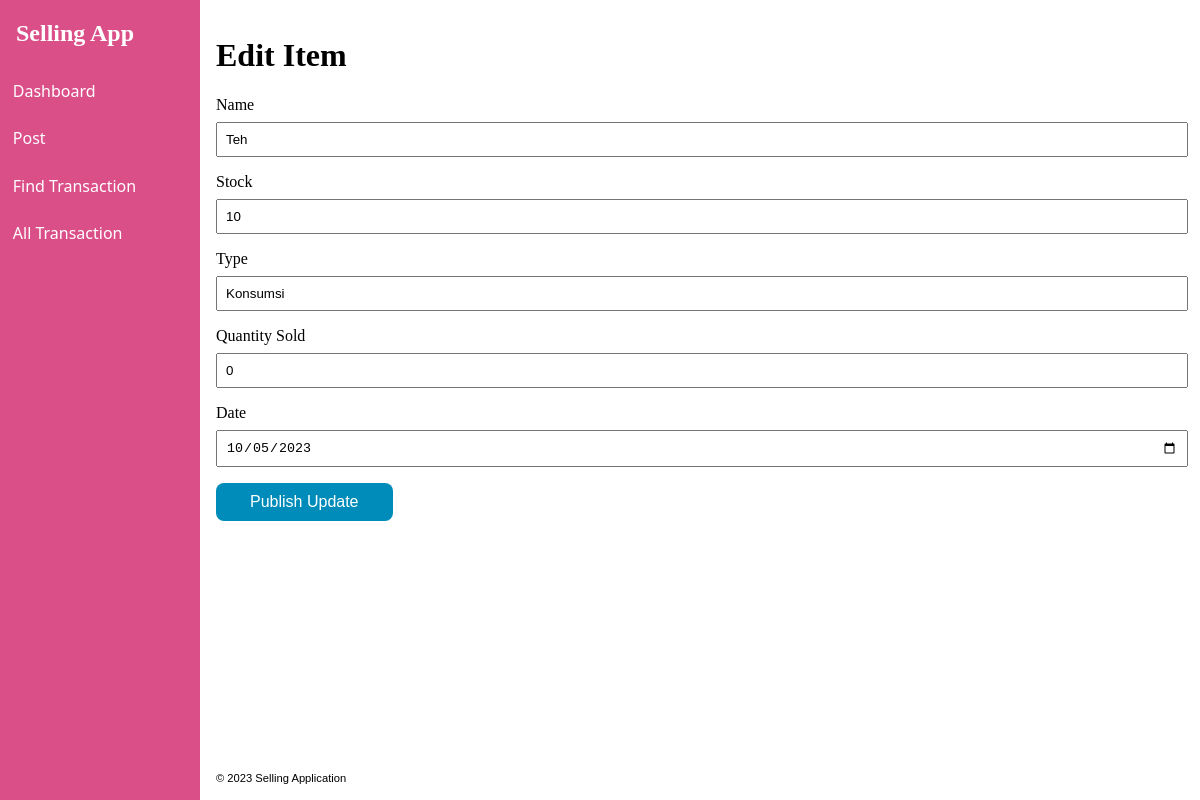
The app's page /index.php/admin/post/edit/1259223945 with its own data.
### tables this page shows
CREATE TABLE `item` (
  `item_id` int(32) NOT NULL,
  `name` varchar(128) NOT NULL,
  `stock` int(32) NOT NULL,
  `type` varchar(128) NOT NULL,
  `quantity_sold` int(32) NOT NULL,
  `date` date NOT NULL
);

### application/controllers/admin/Post.php (called while the page is built, shortened)
<?php
class Post extends CI_Controller
{
	public function __construct()
	{
		$this->load->model('item_model');
	}
    public function edit($item_id = null)
	{
		$data['item'] = $this->item_model->find($item_id);
		$this->load->view('admin/post_edit_form.php', $data);
	}
}

### index.php (called while the page is built, shortened)
<?php
require_once BASEPATH.'core/CodeIgniter.php';

### application/models/Item_model.php (called while the page is built, shortened)
<?php
class Item_model extends CI_Model
{
	public $_table = 'item';
	public function find($item_id)
	{
		$query = $this->db->get_where($this->_table, array('item_id' => $item_id));
		return $query->row();
	}
}

### application/views/admin/post_edit_form.php (the view, shortened to what this page needs)
<!DOCTYPE html>
<html lang="en">
<head>
</head>
<body>
	<main class="main">
		<div class="content">
			<h1>Edit Item</h1>
			<form action="" method="POST">
				<label for="name">Name</label>
				<input type="text" name="name" placeholder="Name"
					value="<?= $item->name ?>"/>
				<label for="stock">Stock</label>
				<Input name="stock" placeholder="Stock"
                    value="<?= $item->stock ?>"/>
                <label for="type">Type</label>
				<input type="text" name="type" placeholder="Type"
					value="<?= $item->type ?>"/>
                <label>Quantity Sold</label>
				<input name="quantity_sold" placeholder="Quantity Sold"
                    value="<?= $item->quantity_sold ?>"/>
                <label>Date</label>
				<input type="date" name="date" placeholder="Date"
                    value="<?= $item->date ?>"/>
				<div>
					<button type="submit" name="draft" class="button button-primary" value="false">Publish Update</button>
				</div>
			</form>
		</div>
	</main>
</body>
</html>

### assets/css/admin.css (style rules this page uses)
body { margin: 0; padding: 0; }
.main { display: flex; }
.content { padding: 1rem; padding-right: 2rem; width: 100%; position: static; }
form { box-sizing: border-box; padding: 0rem; }
label { display: inline-block; margin-bottom: 0.5rem; }
input, textarea { display: inline-block; padding: 0.5rem; margin-bottom: 1rem; width: 100%; }
.button { background-color: #e7e7e7; border: 2px solid transparent; border-radius: 8px; color: black; padding: 8px 32px; text-align: center; text-decoration: none; display: inline-block; font-size: 1rem; font-family: sans-serif; }
.button-primary { background-color: #008cba; color: white; }

### records on screen
item: name "Teh", stock "10", type "Konsumsi", quantity_sold "0", date "10/05/2023"

### other values on screen
Date('Y') "2023"
